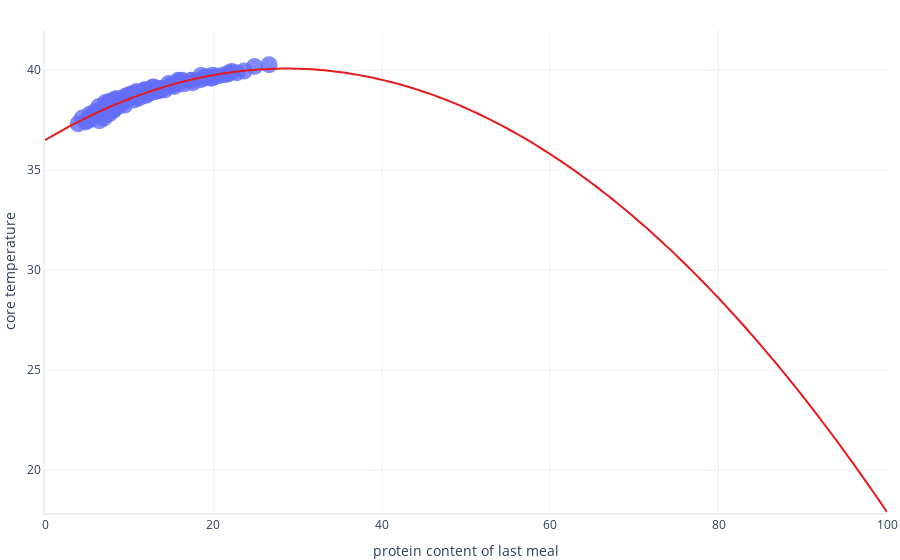

The notebook cell this image was saved under:
### Markdown cell above
Next, we extrapolate the _polynomial regression_ over the same range:

### Code cell
# Show an extrapolated graph of the polynomial model
graphing.scatter_2D(dataset, label_x="protein_content_of_last_meal", 
                             label_y="core_temperature",
                             # We extrapolate over the following range
                             x_range = [0,100],
                             trendline=lambda x: polynomial_model.params[2] * x**2 + polynomial_model.params[1] * x + polynomial_model.params[0])
